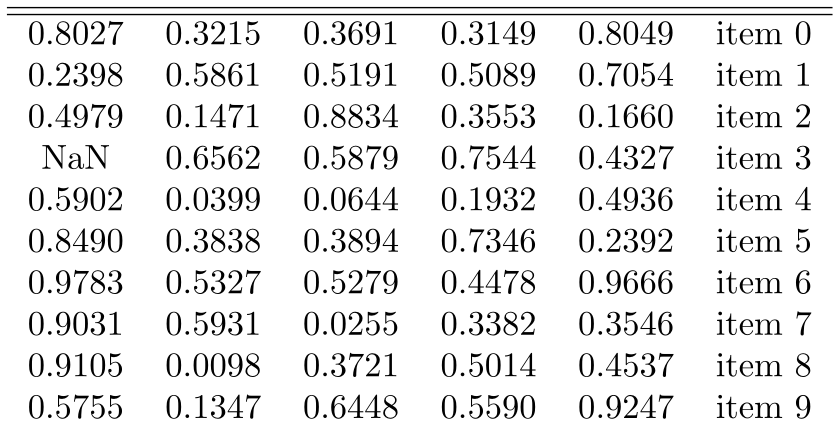
#> input picture tests/latex/table_image_snapshots/table_defaults_body_only.png, 840 x 438 px
$ python -i _image_snapshots.py   (imports and definitions only)
#> lines starting #> are read from the running program, lines starting #| are printed output that depends on the picture
#> further down, picture is the input picture: PIL image 840x438 RGB; min 0, max 255, mean 232.2
import os
from pathlib import Path

import numpy as np
import pytest
from PIL import Image, ImageChops

_PERCEPTUAL_SIZE = (64, 64)
_PERCEPTUAL_MEAN_TOLERANCE = 0.015
_PERCEPTUAL_MAX_TOLERANCE = 0.10
_CONTENT_SIZE_TOLERANCE = 0.02

UPDATE = os.environ.get("UPDATE_SNAPSHOTS", "").strip() in {
    "1",
    "true",
    "TRUE",
    "yes",
    "YES",
}


def _to_rgba(img: Image.Image) -> Image.Image:
    return img.convert("RGBA")


# [9 lines left out: function _diff_metrics, not called in this run]


def _trim_and_normalize(img: Image.Image) -> tuple[Image.Image, tuple[int, int]]:
    """Trim white canvas drift and make a small perceptual comparison image."""
    rgba = _to_rgba(img)
    white = Image.new("RGBA", rgba.size, "white")
#> white: PIL image 840x438 RGBA; every value is 255
    white.alpha_composite(rgba)
    rgb = white.convert("RGB")
    bounds = ImageChops.difference(rgb, Image.new("RGB", rgb.size, "white")).getbbox()
#> bounds = (6, 6, 833, 419)
    content = rgb.crop(bounds) if bounds is not None else rgb
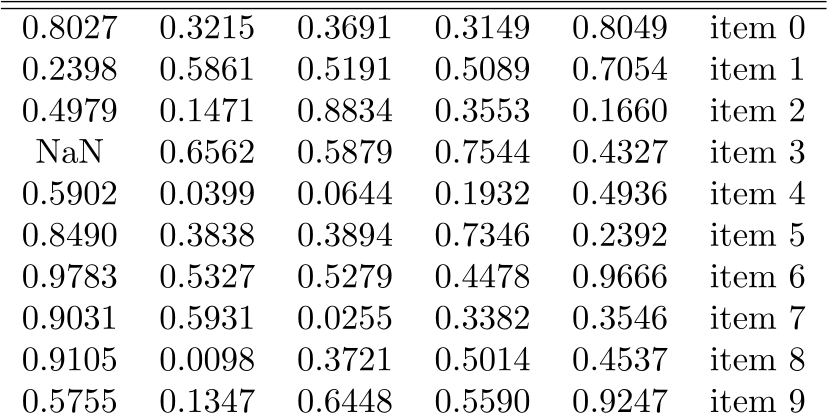
#> content: PIL image 827x413 RGB; min 0, max 255, mean 230.5
    return content.resize(_PERCEPTUAL_SIZE, Image.Resampling.LANCZOS), content.size


# [72 lines left out: functions _sizes_are_close, assert_image_snapshot, not called in this run]

>>> from PIL import Image
>>> picture = Image.open('latex/table_image_snapshots/table_defaults_body_only.png')
>>> result = _trim_and_normalize(picture)

$ run again, on tests/latex/table_image_snapshots/table_defaults_full.png
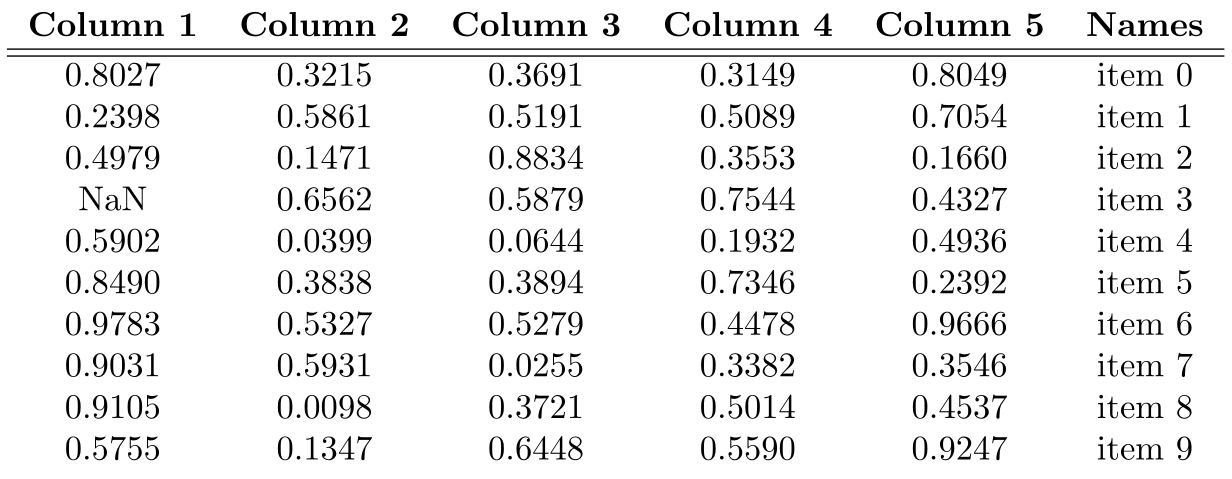
#> input picture tests/latex/table_image_snapshots/table_defaults_full.png, 1232 x 479 px
#> picture is the input picture: PIL image 1232x479 RGB; min 0, max 255, mean 237.7
#> white: PIL image 1232x479 RGBA; every value is 255
#> bounds = (6, 11, 1225, 461)
#> in _trim_and_normalize, `content = rgb.crop(bounds) if bounds is not None else rgb`:
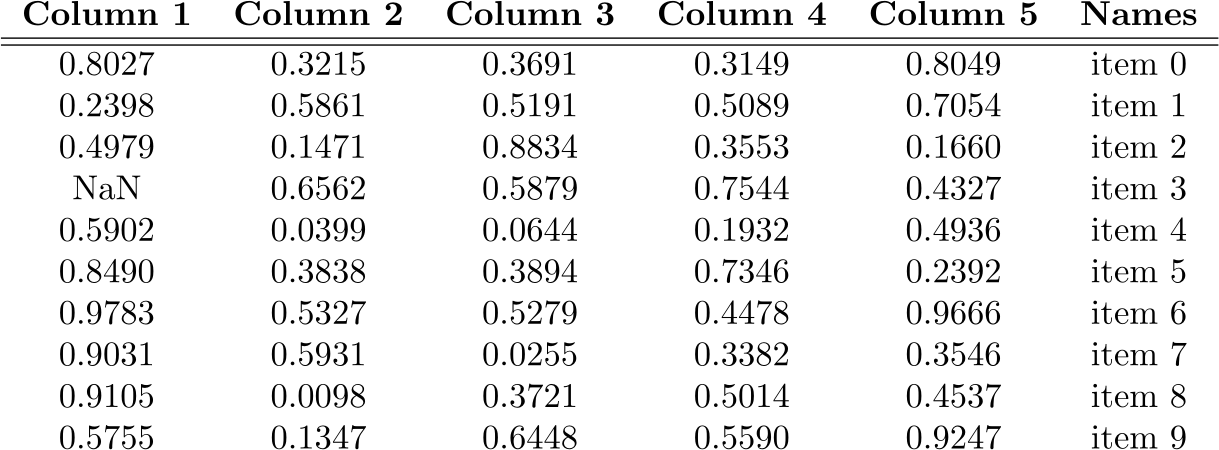
#> content: PIL image 1219x450 RGB; min 0, max 255, mean 236.4

$ run again, on tests/latex/table_image_snapshots/table_defaults_header_only.png
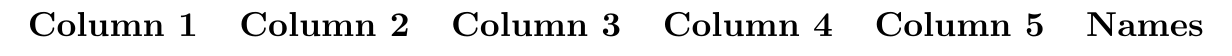
#> input picture tests/latex/table_image_snapshots/table_defaults_header_only.png, 1232 x 56 px
#> picture is the input picture: PIL image 1232x56 RGB; min 0, max 255, mean 232.3
#> white: PIL image 1232x56 RGBA; every value is 255
#> bounds = (29, 11, 1203, 37)
#> in _trim_and_normalize, `content = rgb.crop(bounds) if bounds is not None else rgb`:
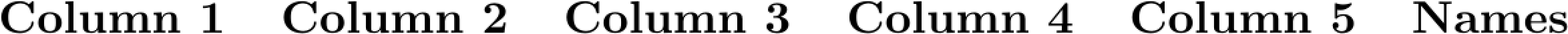
#> content: PIL image 1174x26 RGB (shown 2 times larger); min 0, max 255, mean 203.8

$ run again, on tests/latex/table_image_snapshots/table_defaults_several_highlight_rows_and_grouped_headers.png
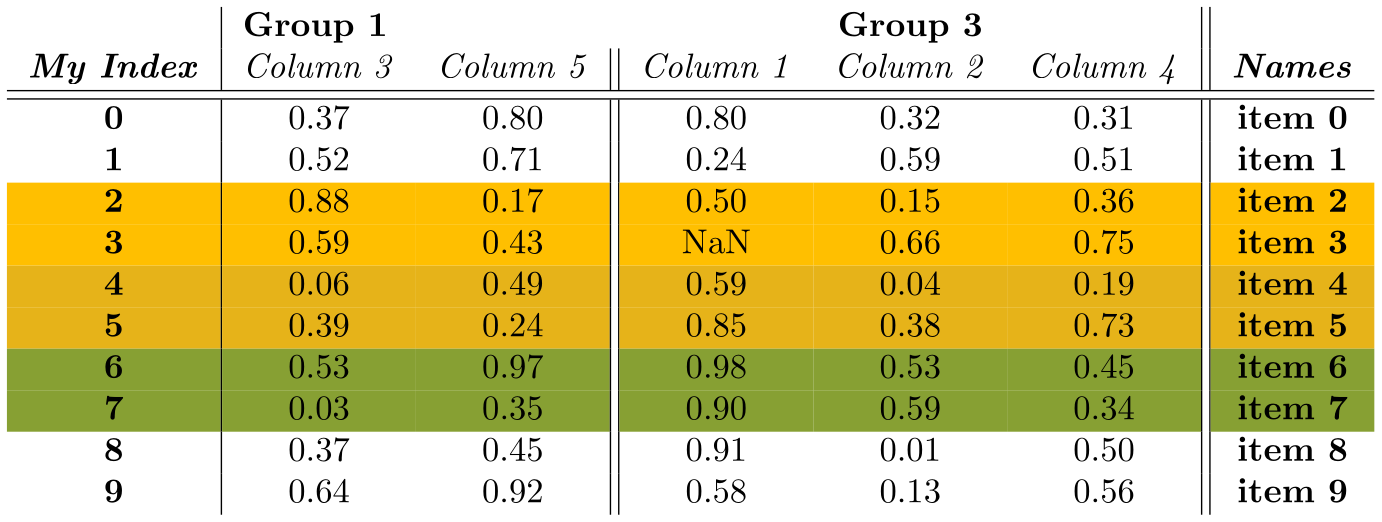
#> input picture tests/latex/table_image_snapshots/table_defaults_several_highlight_rows_and_grouped_headers.png, 1382 x 522 px
#> picture is the input picture: PIL image 1382x522 RGB; mean R, G, B 220, 206.7, 139.8
#> white: PIL image 1382x522 RGBA; every value is 255
#> bounds = (6, 6, 1375, 515)
#> in _trim_and_normalize, `content = rgb.crop(bounds) if bounds is not None else rgb`:
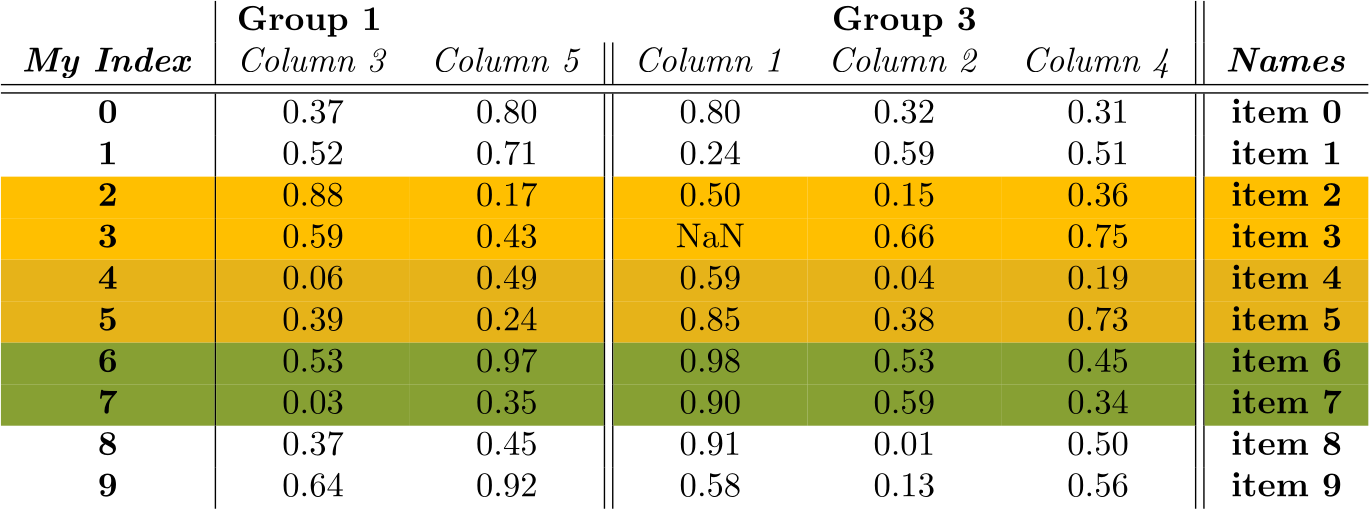
#> content: PIL image 1369x509 RGB; mean R, G, B 218.7, 205, 135.7
